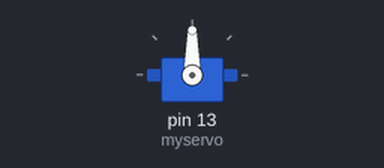
Recording of a sketch running on a simulated Arduino Uno, built with avr-gcc and run on an emulated ATmega328P. Shown: servo.

Above: at 0.1 s.
At 1.1 s:
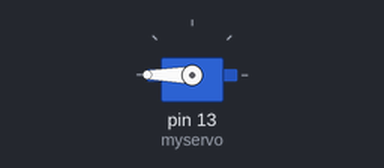
Timing chart, 0 to 2.6 s (numbered marks = the images above):
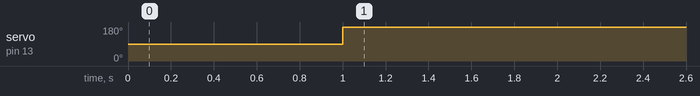

The sketch:

assignment_2_new.ino
```cpp
#include<Servo.h>
Servo myservo;
int echopin=4;
int trigpin=5;


void setup() {
pinMode(echopin,INPUT);
pinMode(trigpin,OUTPUT);
myservo.attach(13);
Serial.begin(9600);
}

void loop() {
  digitalWrite(trigpin,HIGH);
  delay(1000);
  digitalWrite(trigpin,LOW);
  if(echopin<=50){
    digitalWrite(echopin,HIGH);
    myservo.write(180);
    delay(5000);
  }
  else{
    digitalWrite(echopin,LOW);
      myservo.write(0);
  }
}
```

Measured:
- by itself, servo on pin 13 (myservo): 90° → 180° at 1.0 s
